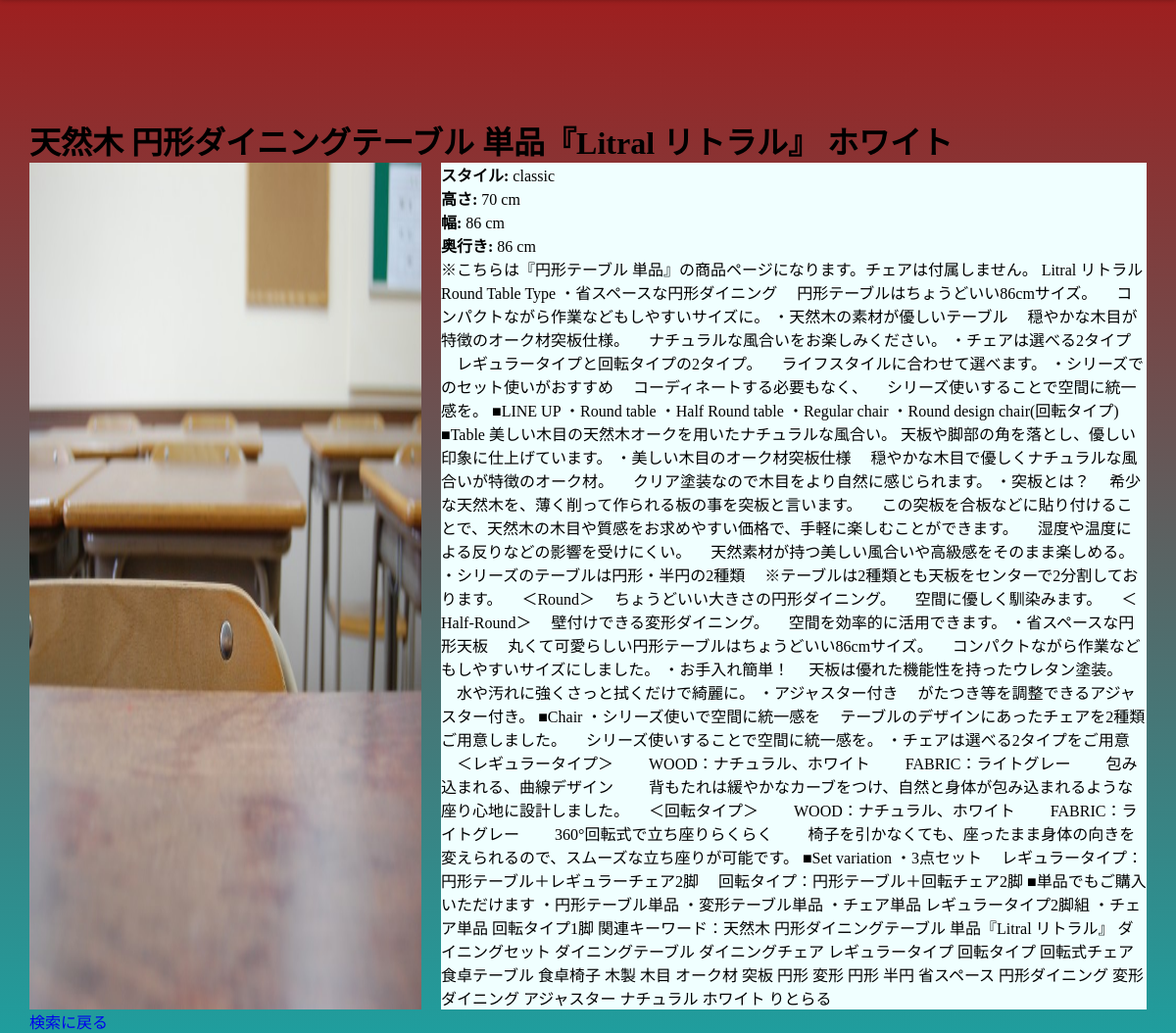
Screenshot of /furniture/6/ with the database file from the repository.
### mainapp/models.py (models this page shows, shortened)
class Furniture(models.Model):
    STYLE_CHOICES = [
        ('modern', 'ソファ'),
        ('classic', '机'),
        ('industrial', '椅子'),
        ('scandinavian', 'ランプ'),
        ('bohemian', 'その他'),
    ]
    name = models.CharField(max_length=100)
    height = models.IntegerField()
    width = models.IntegerField()
    depth = models.IntegerField()
    style = models.CharField(max_length=50, choices=STYLE_CHOICES)
    description = models.TextField()
    image = models.ImageField(upload_to='furniture_images/', null=True, blank=True)

### mainapp/views.py (the view)
# urls.py: path('furniture/<int:id>/', views.furniture_detail, name='furniture_detail'),
def furniture_detail(request, id):
    furniture = get_object_or_404(Furniture, id=id)
    return render(request, 'furniture_detail.html', {'furniture': furniture})

### mainapp/templates/furniture_detail.html (shortened to what this page needs)
<!DOCTYPE html>
<html lang="ja">
<head>
    {% load static %}
    <link rel="stylesheet" href="{% static 'furiture_detail.css' %}">
</head>
<body>
    <main class="container">
        <h1>{{ furniture.name }}</h1>
        <div class="furniture-detail">
            {% if furniture.image %}
                <img src="{{ furniture.image.url }}" alt="{{ furniture.name }}" class="furniture-image">
            {% endif %}
            <div class="furniture-info">
                <p><strong>スタイル:</strong> {{ furniture.style }}</p>
                <p><strong>高さ:</strong> {{ furniture.height }} cm</p>
                <p><strong>幅:</strong> {{ furniture.width }} cm</p>
                <p><strong>奥行き:</strong> {{ furniture.depth }} cm</p>
                <p>{{ furniture.description }}</p>
            </div>
        </div>
        <a href="{% url 'search' %}" class="back-button">検索に戻る</a>
    </main>
</body>
</html>

### static/furiture_detail.css (style rules this page uses)
.container { width: 100%; max-width: 1170px; padding: 0 15px; margin: 0 auto; }
body { background: -webkit-linear-gradient(hsla(0, 67%, 37%, 1), hsla(180, 67%, 37%, 1)); background: -moz-linear-gradient(hsla(0, 67%, 37%, 1), hsla(180, 67%, 37%, 1)); background: -o-linear-gradient(hsla(0, 67%, 37%, 1), hsla(180, 67%, 37%, 1)); background: linear-gradient(hsla(0, 67%, 37%, 1), hsla(180, 67%, 37%, 1)); padding-top: 120px; }
*, *:after, *::before { -webkit-box-sizing: border-box; -moz-box-sizing: border-box; box-sizing: border-box; margin: 0; padding: 0; text-decoration: none; list-style-type: none; outline: none; }
.furniture-detail { display: flex; flex-wrap: wrap; gap: 20px; }
.furniture-image { max-width: 400px; width: 100%; height: auto; flex-shrink: 0; }
.furniture-info { background-color: azure; flex: 1; min-width: 200px; }

### rows the page displays
Furniture: name "天然木 円形ダイニングテーブル 単品『Litral リトラル』 ホワイト", image (picture), style "classic", height "70", width "86", depth "86", description "※こちらは『円形テーブル 単品』の商品ページになります。チェアは付属しません。 Litral リトラル Round Table Type ・省スペースな円形ダイニング 円形テーブルはちょうどいい86cmサイズ。 コンパクトながら作業などもしやすいサイズに。 ・天然木の素材が優しいテーブル 穏やかな木目が特徴のオーク材突板仕様。 ナチュラルな風合いをお楽しみください。 ・チェアは選べる2タイプ レギュラータイプと回転タイプの2タイプ。 ライフスタイルに合わせて選べます。 ・シリーズでのセット使いがおすすめ コーディネートする必要もなく、 シリーズ使いすることで空間に統一感を。 ■LINE UP ・Round table ・Half Round table ・Regular chair ・Round design chair(回転タイプ) ■Table 美しい木目の天然木オークを用いたナチュラルな風合い。 天板や脚部の角を落とし、優しい印象に仕上げています。 ・美しい木目のオーク材突板仕様 穏やかな木目で優しくナチュラルな風合いが特徴のオーク材。 クリア塗装なので木目をより自然に感じられます。 ・突板とは？ 希少な天然木を、薄く削って作られる板の事を突板と言います。 この突板を合板などに貼り付けることで、天然木の木目や質感をお求めやすい価格で、手軽に楽しむことができます。 湿度や温度による反りなどの影響を受けにくい。 天然素材が持つ美しい風合いや高級感をそのまま楽しめる。 ・シリーズのテーブルは円形・半円の2種類 ※テーブルは2種類とも天板をセンターで2分割しております。…"
